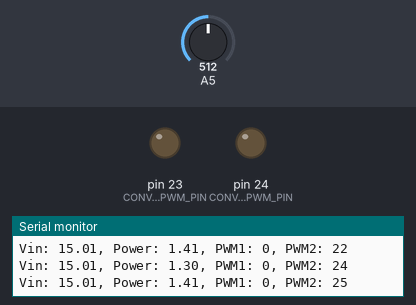
A sketch run on a simulated Arduino Mega 2560, built with avr-gcc and run on an emulated ATmega2560. Parts: output pins drawn as LEDs (lit = HIGH), the last lines printed to the serial monitor. The test bench sets the inputs (shaded band); at power-on: A5 = 512. Random numbers use the default seed unless the sketch sets one.

Above: at 2.2 s.
2.3 s: A5 set to 356
5.0 s: A5 set to 324
At 7.5 s:
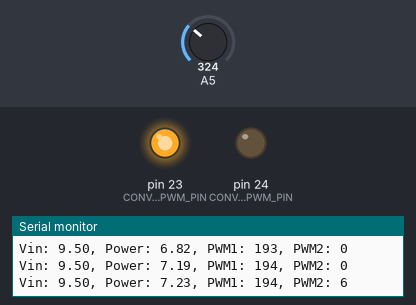
7.9 s: A5 set to 463
10.4 s: A5 set to 488
At 12.5 s:
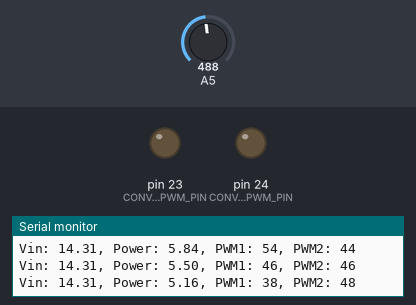
12.8 s: A5 set to 306
At 16.5 s:
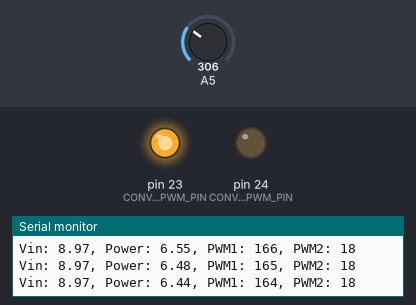
Timing chart, 0 to 21.6 s (numbered marks = the images above; inputs shaded):
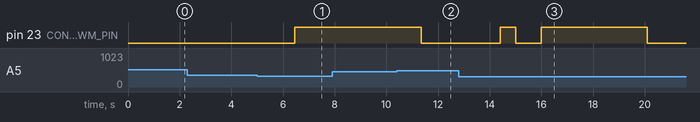

The sketch:

hack2.ino
```cpp
// Pin definitions
#define PANEL_VOLTAGE_PIN 5
#define CONV1_VOLTAGE_PIN 4
#define CONV2_VOLTAGE_PIN 3

#define CONV1_PWM_PIN 23  // Higher priority converter
#define CONV2_PWM_PIN 24  // Lower priority converter

// Voltage measurement scaling factors
const float VREF = 30.0;   // Arduino ADC reference voltage
const int ADC_RES = 1023;  // 10-bit ADC resolution

// PWM limits
const int PWM_MIN = 0;
const int PWM_MAX = 255;
int PWM_STEP = 10;

// MPPT control variables
float panelVoltage, prevPanelVoltage;
float panelCurrent = 1.0;  // Assuming constant current source (optional)
float power, prevPower;
int pwmConv1 = 0;
int pwmConv2 = 0;

// Priority ratio (user-adjustable, e.g., 70% power to Conv1, 30% to Conv2)
float priorityRatio = 0.7;

// Open-circuit voltage tracking
float openCircuitVoltage = 0.0;
float predictedVoc = 0.0;
float targetVoltage;

// Dynamic timing intervals
unsigned long mpptInterval = 100;
unsigned long vocInterval = 30000;
unsigned long lastMpptCheck = 0;
unsigned long lastVocCheck = 0;

// Function to read and scale voltage
float readVoltage(int pin) {
    int raw = analogRead(pin);
    return (raw * VREF / ADC_RES);
}

// Function to adjust PWM with limits
int adjustPWM(int pwm, int adjustment) {
    pwm += adjustment;
    return constrain(pwm, PWM_MIN, PWM_MAX);
}

// Measure open-circuit voltage
void measureOpenCircuitVoltage() {
    analogWrite(CONV1_PWM_PIN, PWM_MIN);
    analogWrite(CONV2_PWM_PIN, PWM_MIN);
    delay(1000);

    openCircuitVoltage = readVoltage(PANEL_VOLTAGE_PIN);
    targetVoltage = openCircuitVoltage * 0.80;

    Serial.print("Measured Voc: ");
    Serial.println(openCircuitVoltage);

    float error = fabs(openCircuitVoltage - predictedVoc);
    if (error > 1.0) {
        vocInterval = max(10000, vocInterval / 2);
    } else {
        vocInterval = min(60000, vocInterval * 2);
    }

    predictedVoc = openCircuitVoltage;
}

// Cost function to be minimized
float computeCost(float voltageError, float power) {
    return fabs(voltageError) + 0.01 * power;
}

// Perform MPPT adjustment with Gradient Descent + Monte Carlo
void performMpptAdjustment() {
    prevPower = power;
    prevPanelVoltage = panelVoltage;

    panelVoltage = readVoltage(PANEL_VOLTAGE_PIN);
    power = panelVoltage * panelCurrent * ((float)pwmConv1 / PWM_MAX) +
            panelVoltage * panelCurrent * ((float)pwmConv2 / PWM_MAX);

    float voltageError = panelVoltage - targetVoltage;
    float prevCost = computeCost(voltageError, prevPower);

    // Gradient Descent: Adjust PWM in the direction that minimizes cost
    int pwmChange1 = (voltageError < 0) ? PWM_STEP : -PWM_STEP;
    int pwmChange2 = -pwmChange1 * (1 - priorityRatio);

    pwmConv1 = adjustPWM(pwmConv1, pwmChange1);
    pwmConv2 = adjustPWM(pwmConv2, pwmChange2);

    float newCost = computeCost(panelVoltage - targetVoltage, power);

    // Monte Carlo: Introduce a random perturbation if stuck
    if (newCost > prevCost) {
        pwmConv1 = adjustPWM(pwmConv1, random(-PWM_STEP, PWM_STEP));
        pwmConv2 = adjustPWM(pwmConv2, random(-PWM_STEP, PWM_STEP));
    }

    analogWrite(CONV1_PWM_PIN, pwmConv1);
    analogWrite(CONV2_PWM_PIN, pwmConv2);

    Serial.print("Vin: ");
    Serial.print(panelVoltage);
    Serial.print(", Power: ");
    Serial.print(power);
    Serial.print(", PWM1: ");
    Serial.print(pwmConv1);
    Serial.print(", PWM2: ");
    Serial.println(pwmConv2);

    // Adaptive MPPT timing
    float voltageChange = fabs(panelVoltage - prevPanelVoltage);
    if (fabs(panelVoltage - targetVoltage) > 2) {
        PWM_STEP = min(8, PWM_STEP * fabs(panelVoltage - targetVoltage));
    } else {
        PWM_STEP = max(1, PWM_STEP / 2);
    }

    mpptInterval = (voltageChange > 0.5) ? max(10, mpptInterval / 2) : min(100, mpptInterval * 2);
}

void setup() {
    pinMode(CONV1_PWM_PIN, OUTPUT);
    pinMode(CONV2_PWM_PIN, OUTPUT);
    Serial.begin(115200);
    measureOpenCircuitVoltage();
}

void loop() {
    unsigned long currentMillis = millis();

    if (currentMillis - lastVocCheck >= vocInterval) {
        measureOpenCircuitVoltage();
        lastVocCheck = currentMillis;
    }

    if (currentMillis - lastMpptCheck >= mpptInterval) {
        performMpptAdjustment();
        lastMpptCheck = currentMillis;
    }
}
```

VOC_corr2.ino
```cpp
// Global variables for input
float voltage_open_circuit;  // Measured open circuit voltage
float panel_temperature;     // Measured panel temperature in Celsius
float solar_irradiance;     // Measured solar irradiance in W/m²
float wind_speed;           // Wind speed in m/s for thermal model
float ambient_temperature;  // Ambient temperature in Celsius

// Panel specifications at STC (Standard Test Conditions)
const float rated_VOC = 38.4;     // Rated open circuit voltage at STC
const float rated_IOC = 9.71;     // Rated operating current at STC
const float rated_V = 31.2;       // Rated operating voltage at STC
const float rated_ISC = 10.45;    // Rated short circuit current at STC
const float rated_efficiency = 0.201; // Panel efficiency at STC
const float panel_area = 1.6;     // Panel area in m²
const float NOCT = 45.0;          // Nominal Operating Cell Temperature in °C

// Material properties
const float band_gap_ref = 1.121; // Silicon band gap energy at reference temp
const float band_gap = 1.121;     // Actual band gap energy
const float n_diode = 1.3;        // Diode ideality factor
const float k_boltz = 1.380649e-23; // Boltzmann constant
const float q_electron = 1.602176634e-19; // Electron charge

// Temperature coefficients (detailed)
const float TEMP_COEFF_VOC = -0.0037;  // Temperature coefficient for Voc (%/°C)
const float TEMP_COEFF_ISC = 0.0004;   // Temperature coefficient for Isc (%/°C)
const float TEMP_COEFF_PMPP = -0.0041; // Temperature coefficient for maximum power (%/°C)
const float TEMP_COEFF_FF = -0.0016;   // Temperature coefficient for fill factor (%/°C)

// Parasitic resistances
const float rs_ref = 0.221;      // Series resistance at reference conditions (Ω)
const float rsh_ref = 415.405;   // Shunt resistance at reference conditions (Ω)

// Output arrays for V-I curve (32 points)
float output_voltage[32];
float output_current[32];

// Internal model parameters
float a1, a2, a3, a4; // Modified diode equation coefficients

// Calculate cell temperature based on environmental conditions
float calculateCellTemp() {
    // Using Faiman model for cell temperature
    float u0 = 25.0; // Heat transfer coefficient
    float u1 = 6.84; // Wind speed coefficient

    float cell_temp = ambient_temperature +
        (solar_irradiance / (u0 + u1 * wind_speed)) *
        (1 - rated_efficiency) * (1 - 0.0005 * (ambient_temperature - 25));

    // Apply NOCT correction
    cell_temp = cell_temp * (NOCT - 20) / 800;

    return cell_temp;
}

// Calculate reverse saturation current
float calculateI0(float temp_k) {
    float vt = k_boltz * temp_k / q_electron;
    float i0_ref = rated_ISC * exp(-rated_VOC / (n_diode * vt));

    return i0_ref * pow((temp_k/298.15), 3) *
           exp((q_electron * (band_gap_ref * 298.15 - band_gap * temp_k)) /
               (n_diode * k_boltz * temp_k * 298.15));
}

// Calculate series and shunt resistance temperature dependence
void calculateResistances(float temp_k, float* rs, float* rsh) {
    // Temperature dependence of series resistance
    *rs = rs_ref * (1 + 0.0004 * (temp_k - 298.15));

    // Temperature dependence of shunt resistance
    *rsh = rsh_ref * (1 - 0.0015 * (temp_k - 298.15));
}

void calculateSolarIrradiance() {
    float cell_temp = calculateCellTemp();
    float temp_k = cell_temp + 273.15;
    float vt = k_boltz * temp_k / q_electron;

    // Calculate reverse saturation current
    float i0 = calculateI0(temp_k);

    // Calculate temperature-dependent resistances
    float rs, rsh;
    calculateResistances(temp_k, &rs, &rsh);

    // Calculate photogenerated current
    float iph = (rated_ISC + TEMP_COEFF_ISC * (cell_temp - 25)) *
                (solar_irradiance / 1000.0);

    // Calculate modified diode equation coefficients
    a1 = rs / rsh;
    a2 = -1 - (rs / rsh);
    a3 = i0 * rs;
    a4 = i0 * rsh;

    // Generate V-I curve points using improved single-diode model
    for(int i = 0; i < 32; i++) {
        output_voltage[i] = (voltage_open_circuit * i) / 31.0;
        float v = output_voltage[i];

        // Improved single-diode model equation
        float id = i0 * (exp((v + output_current[i] * rs) / (n_diode * vt)) - 1);
        float ish = (v + output_current[i] * rs) / rsh;
        output_current[i] = iph - id - ish;

        // Newton-Raphson iteration for better accuracy
        for(int iter = 0; iter < 5; iter++) {
            float f = iph - output_current[i] -
                     i0 * (exp((v + output_current[i] * rs) / (n_diode * vt)) - 1) -
                     (v + output_current[i] * rs) / rsh;
            float df = -1 - (i0 * rs * exp((v + output_current[i] * rs) / (n_diode * vt))) /
                      (n_diode * vt) - rs / rsh;
            output_current[i] = output_current[i] - f / df;
        }

        // Ensure current doesn't go negative
        if(output_current[i] < 0) output_current[i] = 0;
    }
}

// Enhanced helper function to get maximum power point with additional parameters
void getMaxPowerPoint(float* max_power, float* mpp_voltage, float* mpp_current,
                     float* fill_factor, float* efficiency) {
    *max_power = 0;
    *mpp_voltage = 0;
    *mpp_current = 0;

    for(int i = 0; i < 32; i++) {
        float power = output_voltage[i] * output_current[i];
        if(power > *max_power) {
            *max_power = power;
            *mpp_voltage = output_voltage[i];
            *mpp_current = output_current[i];
        }
    }

    // Calculate fill factor
    *fill_factor = *max_power / (voltage_open_circuit * output_current[0]);

    // Calculate actual efficiency
    *efficiency = *max_power / (solar_irradiance * panel_area);
}
```

Measured:
- the behaviour switches between 342 and 341 on A5 (found by bisection; images 0 and 1)
- the behaviour switches between 477 and 478 on A5 (found by bisection; images 1 and 2)
- after the input at 5.0 s, pin 23 (CONV1_PWM_PIN): LOW → HIGH after 1.5 s
- after the input at 10.4 s, pin 23 (CONV1_PWM_PIN): HIGH → LOW after 0.95 s
- after the input at 12.8 s, pin 23 (CONV1_PWM_PIN): LOW → HIGH after 1.6 s, → LOW 0.60 s later, → HIGH 1.0 s later, → LOW 4.1 s later
